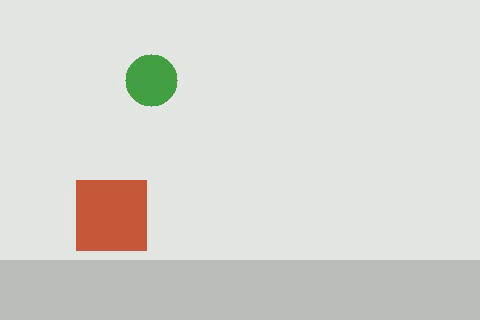
#> input picture frame 12 of ai/10-video/sample.mp4, 480 x 320 px
$ python src.py
#> lines starting #> are read from the running program, lines starting #| are printed output that depends on the picture
### ai/10-video/make_video.py
import cv2
import numpy as np

WIDTH, HEIGHT, FPS, SECONDS = 480, 320, 20, 6


def build(path="sample.mp4"):
#> called with path = 'sample.mp4'
    writer = cv2.VideoWriter(path, cv2.VideoWriter_fourcc(*"mp4v"), FPS, (WIDTH, HEIGHT))
    total = FPS * SECONDS

    for i in range(total):
        frame = np.full((HEIGHT, WIDTH, 3), 230, dtype=np.uint8)
        cv2.rectangle(frame, (0, HEIGHT - 60), (WIDTH, HEIGHT), (190, 190, 190), -1)

        x = int(40 + (WIDTH - 120) * (i / total))
        cv2.rectangle(frame, (x, 180), (x + 70, 250), (60, 90, 200), -1)

        angle = 2 * np.pi * i / FPS
        cx = int(WIDTH / 2 + 110 * np.cos(angle))
        cy = int(110 + 50 * np.sin(angle))
        cv2.circle(frame, (cx, cy), 26, (70, 160, 70), -1)

        if i > total // 2:
            cv2.rectangle(frame, (30, 40), (110, 110), (40, 40, 40), -1)

        writer.write(frame)
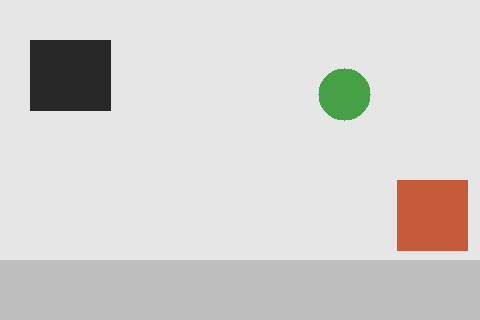
#> frame: shape (320, 480, 3); mean of channels 0, 1, 2 207.6, 209.8, 212.2; drawn as B, G, R

    writer.release()

    return path, total


# [3 lines that do not run on import are left out]

### ai/10-video/video_tools.py
from pathlib import Path

import cv2
import numpy as np


def video_info(path):
#> called with path = 'sample.mp4'
    cap = cv2.VideoCapture(str(path))

    if not cap.isOpened():
        raise ValueError(f"Видео не открылось: {path}")

    info = {
        "fps": round(cap.get(cv2.CAP_PROP_FPS), 2),
        "width": int(cap.get(cv2.CAP_PROP_FRAME_WIDTH)),
        "height": int(cap.get(cv2.CAP_PROP_FRAME_HEIGHT)),
        "frame_count": int(cap.get(cv2.CAP_PROP_FRAME_COUNT)),
    }
    info["duration_sec"] = round(info["frame_count"] / info["fps"], 2) if info["fps"] else 0

    cap.release()

    return info


def extract_frames(path, out_dir, every=30):
    out = Path(out_dir)
    out.mkdir(parents=True, exist_ok=True)

    cap = cv2.VideoCapture(str(path))
    if not cap.isOpened():
        raise ValueError(f"Видео не открылось: {path}")

    saved, number = [], 0
    while True:
        ok, frame = cap.read()
        if not ok:
            break

        if number % every == 0:
            name = out / f"frame_{len(saved):03d}.jpg"
            cv2.imwrite(str(name), frame)
            saved.append(str(name))

        number += 1

    cap.release()

    return saved


# [62 lines left out: functions process_edges, detect_motion, not called in this run]

### ai/10-video/src.py
# %% [markdown]
# # Урок 10. Обработка видео и FastAPI
#
# > **Про задание.** К этой теме в MyStat приложен только архив с материалами
# > урока — четыре примера: чтение видео, извлечение кадров, обработка видео и
# > детекция движения. Текста задания нет. Объём работы определён по этим
# > материалам и по названию темы: те же четыре операции оформлены как модуль
# > `video_tools.py` и подняты сервисом FastAPI (`api.py`).
#
# > **Про видео.** Исходный файл к уроку не приложен, поэтому тестовое видео
# > генерируется скриптом `make_video.py`: 120 кадров, 20 fps, 480x320, с
# > движущимся прямоугольником, летающим кругом и объектом, появляющимся в
# > середине ролика.

# %%
import cv2
import matplotlib.pyplot as plt
import pandas as pd

import video_tools as vt
from make_video import build

pd.set_option("display.width", 120)

path, total = build("sample.mp4")
print(f"Видео готово: {path}, кадров {total}")


def show(image_bgr, title, size=(7, 5)):
    plt.figure(figsize=size)
    plt.imshow(cv2.cvtColor(image_bgr, cv2.COLOR_BGR2RGB))
    plt.title(title)
    plt.axis("off")
    plt.tight_layout()
    plt.show()

# %% [markdown]
# ## 1. Чтение видео и его характеристики
#
# `cv2.imshow` в ноутбуке не работает — окна операционной системы здесь нет,
# поэтому кадры показываются через matplotlib.

# %%
info = vt.video_info("sample.mp4")
pd.DataFrame([info])

# %%
cap = cv2.VideoCapture("sample.mp4")
ok, first_frame = cap.read()
#> first_frame is the input picture: shape (320, 480, 3); mean B, G, R 210.8, 215.9, 216.3
cap.release()

print("Кадр прочитан:", ok, "| форма массива:", first_frame.shape)
#| Кадр прочитан: True | форма массива: (320, 480, 3)
show(first_frame, "Первый кадр видео")

# %% [markdown]
# ## 2. Извлечение кадров
#
# Сохраняется каждый двадцатый кадр: при 20 fps это один кадр в секунду.

# %%
frames = vt.extract_frames("sample.mp4", "frames", every=20)
print(f"Сохранено кадров: {len(frames)}")
for name in frames:
    print(" ", name)

# %%
fig, axes = plt.subplots(2, 3, figsize=(13, 6))

for ax, name in zip(axes.ravel(), frames):
    ax.imshow(cv2.cvtColor(cv2.imread(name), cv2.COLOR_BGR2RGB))
    ax.set_title(name.split("/")[-1], fontsize=9)
    ax.axis("off")

plt.tight_layout()
plt.show()

# %% [markdown]
# По кадрам видно движение: прямоугольник уезжает слева направо, круг описывает
# дугу, а тёмный квадрат появляется только во второй половине ролика.

# %% [markdown]
# ## 3. Обработка видео: выделение границ
#
# Каждый кадр переводится в градации серого, размывается и прогоняется через Canny.
# Результат записывается в новый файл.

# %%
result = vt.process_edges("sample.mp4", "processed_edges.mp4")
print(result)

# %%
cap = cv2.VideoCapture("processed_edges.mp4")
cap.set(cv2.CAP_PROP_POS_FRAMES, 60)
ok, edges_frame = cap.read()
cap.release()

show(edges_frame, "Кадр 60 обработанного видео (границы)")

# %% [markdown]
# ## 4. Детекция движения
#
# Используется вычитание фона `MOG2`: алгоритм накапливает модель неподвижного
# фона и отмечает пиксели, которые от неё отличаются. Затем маска чистится
# морфологией, и по контурам строятся рамки.

# %%
motion = vt.detect_motion("sample.mp4", min_area=600)
print(f"Всего кадров:        {motion['total_frames']}")
print(f"Кадров с движением:  {motion['frames_with_motion']}")

events = pd.DataFrame(motion["events"])
events.head(10)

# %%
plt.figure(figsize=(10, 4))
plt.plot(events["frame"], events["objects"], color="#2d6cdf")
plt.xlabel("Номер кадра")
plt.ylabel("Объектов в движении")
plt.title("Количество движущихся объектов по кадрам")
plt.grid(alpha=0.3)
plt.tight_layout()
plt.show()

# %%
if motion["preview"] is not None:
    show(motion["preview"], "Найденное движение: рамки вокруг объектов")

# %% [markdown]
# ## Вывод
#
# Четыре операции над видео сводятся к одному и тому же приёму: видео — это
# последовательность обычных изображений, и каждый кадр обрабатывается теми же
# методами, что и фотография в предыдущем уроке. Разница лишь в том, что кадры
# нужно читать в цикле и не забывать освобождать ресурс через `release()`.
#
# Детекция движения показала движение практически во всех кадрах, и это ожидаемо:
# в сгенерированном ролике объекты двигаются непрерывно с первого кадра. На
# реальном видео с неподвижными участками график был бы рваным, и по нему можно
# было бы находить моменты активности.
#
# Важная деталь про `MOG2`: алгоритму нужно несколько десятков кадров, чтобы
# построить модель фона. В самом начале ролика он отмечает как движение почти всё
# подряд, поэтому превью берётся после тридцатого кадра, когда фон уже выучен.
#
# Все четыре операции вынесены в модуль `video_tools.py` и доступны через FastAPI:
# файл загружается на сервер, обрабатывается и результат возвращается в JSON.
